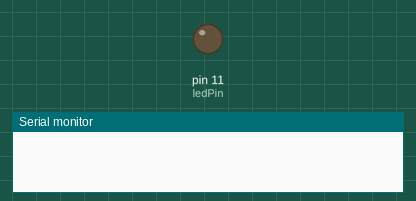
This sketch was run on a simulated Arduino Uno, built with avr-gcc and run on an emulated ATmega328P. Shown: output pins drawn as LEDs (lit = HIGH), the last lines printed to the serial monitor.

Above: at 0.05 s.
At 6.45 s:
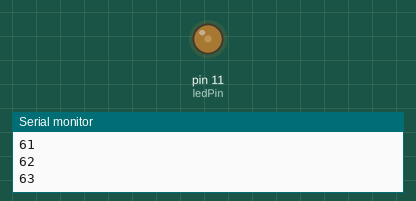
At 19.98 s:
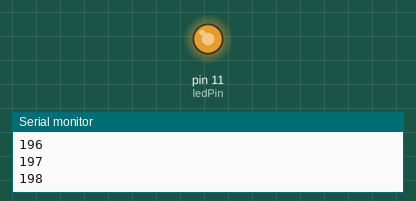
At 39.93 s:
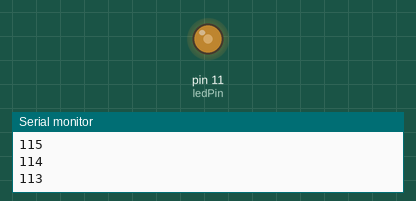
Timing chart, 0 to 40.0 s (numbered marks = the images above):
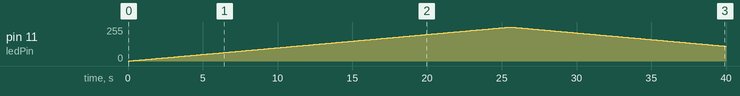

Measured:
- by itself, pin 11 (ledPin): rises from 0/255 to 255/255 in 25.4 s, then falls to 111/255 in 14.4 s

The sketch:

230729_Serial_Loop.ino
```cpp
int ledPin = 11;

void setup() {
  // put your setup code here, to run once:
  pinMode(ledPin, OUTPUT);
  Serial.begin(9600);
}

void loop() {
  // put your main code here, to run repeatedly:
  for(int idx = 0; idx < 255; idx++)
  {
    analogWrite(ledPin, idx);
    delay(100);
    Serial.println(idx);
  }
  for(int idx = 255; idx > 0; idx--)
 {
    analogWrite(ledPin, idx);
    delay(100);
    Serial.println(idx);
 }
}
```
